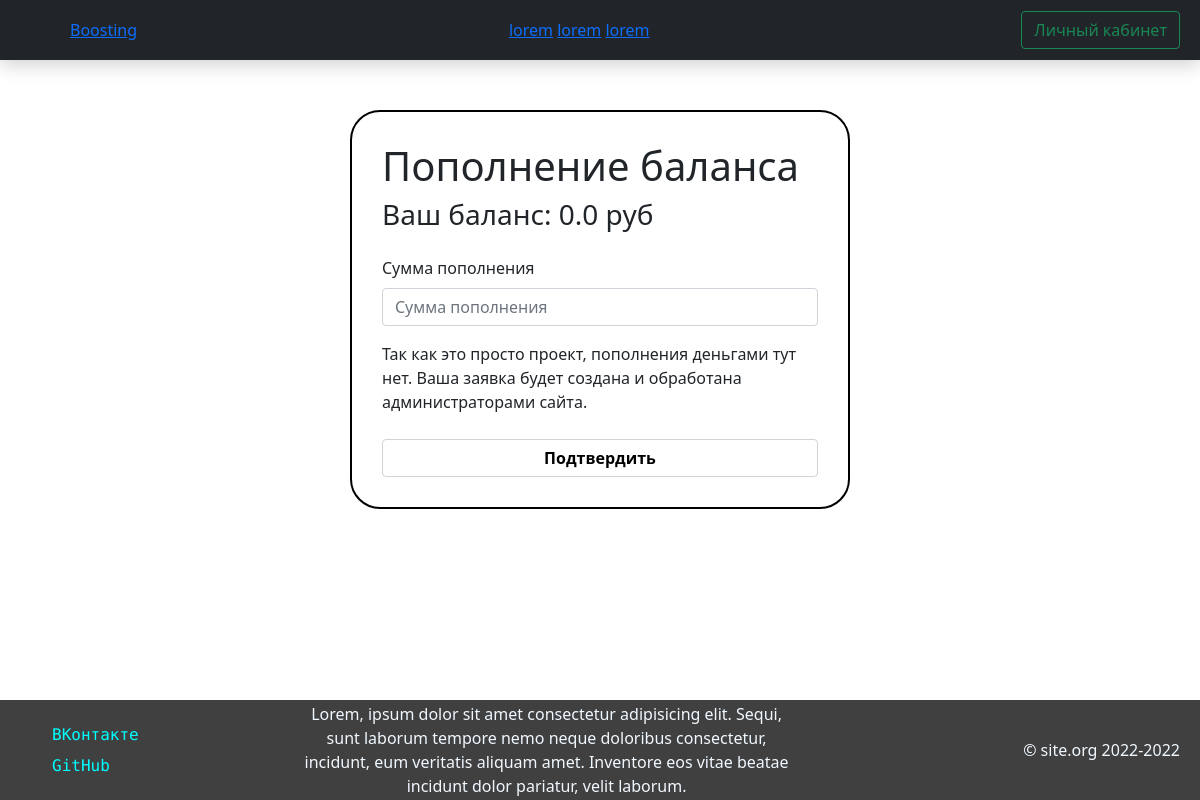
The page /topup (signed in) on the database as committed earlier.
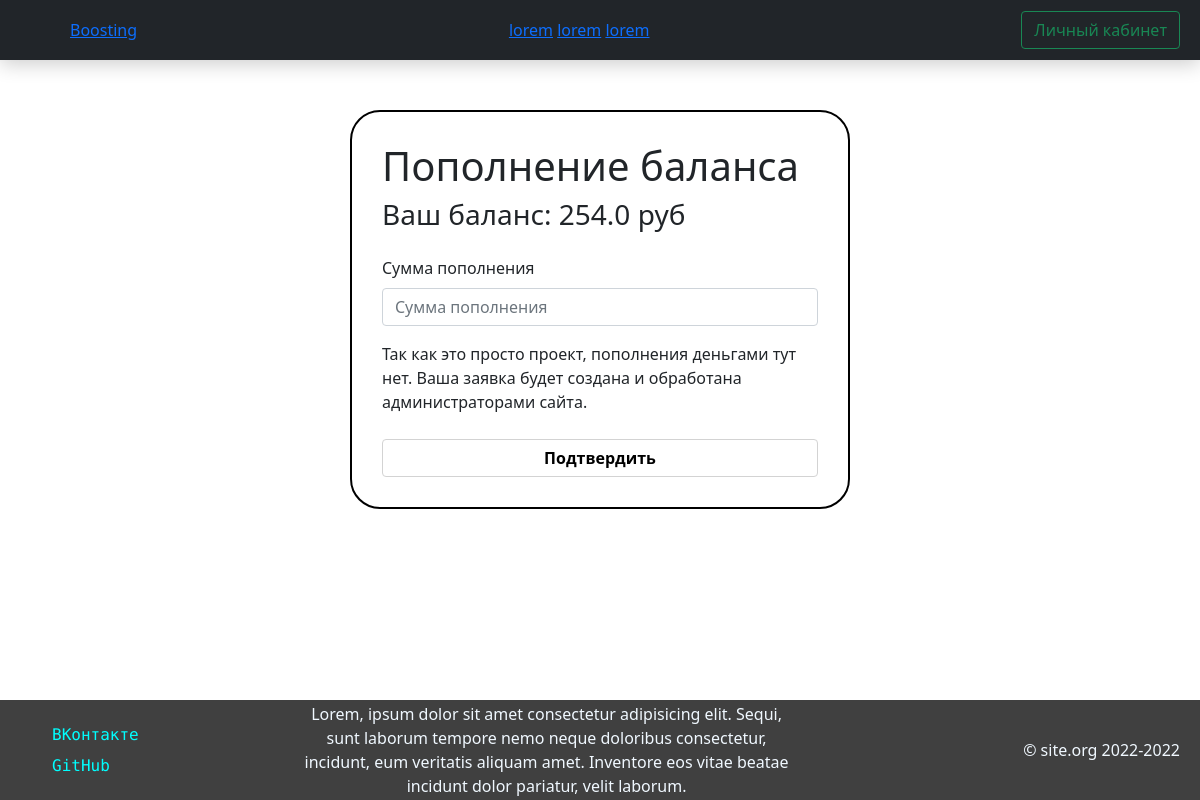
The same page on the database as committed later.
### Site/models.py (models this page shows)
class User(db.Model, UserMixin, SerializerMixin):
    __tablename__ = 'user'
    id = db.Column(db.Integer, primary_key=True)
    login = db.Column(db.String, nullable=False, unique=True)
    email = db.Column(db.String, default="")
    password = db.Column(db.String, nullable=False)
    day = db.Column(db.Integer, nullable=False)
    month = db.Column(db.Integer, nullable=False)
    year = db.Column(db.Integer, nullable=False)
    parent = db.Column(db.Integer, default=-1)
    balance = db.Column(db.Float, default=0)
    orders_id = db.Column(db.String, default="")
    current_orders = db.Column(db.String, default="")
    admin_status = db.Column(db.Integer, default=0)
    is_banned = db.Column(db.Float, default=False)
    until = db.Column(db.String, default="")

### Site/routes.py (the view, shortened to what this page needs)
@app.route('/topup', methods=['GET', 'POST'])
@login_required
def topup():
    usr = User.query.get(current_user.get_id())
    _class = 'info'
    return render_template('topup.html', css=url_for('static', filename='css/topup.css'),
                           user=usr, info_class=_class)

### Site/auth.py (called while the page is built)
@login_manager.user_loader
def load_user(user_id):
    return User.query.get(user_id)

### Site/templates/topup.html (shortened to what this page needs)
{% extends "base.html" %}
{% block head %}
    {{ super() }}
    <link rel="stylesheet" href="{{css|safe}}">
{% endblock %}
{% block container %}
    <div class="topup">
        <h1>Пополнение баланса</h1>
        <h3>Ваш баланс: {{user.balance}} руб</h3>
        <form action="" method="post" enctype="multipart/form-data">
            <div class="balance">
                <label for="topup-input" class="form-label">Сумма пополнения</label>
                <input type="number" step="0.01" class="form-control num-inp" id="topup-input" name="money" placeholder="Сумма пополнения">
            </div>
            <p class="mt-3">
                Так как это просто проект, пополнения деньгами тут нет.
                Ваша заявка будет создана и обработана администраторами сайта.
            </p>
            <button type="submit" class="submit-button">Подтвердить</button>
        </form>
    </div>
{% endblock %}

Rows that differ between the two databases and show on the page:
changed User: balance "0.0" → "254.0"
